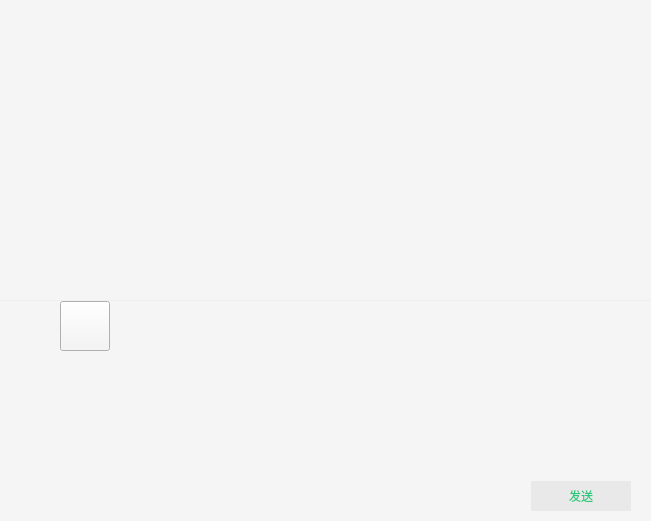
<?xml version="1.0" encoding="UTF-8"?>
<ui version="4.0">
 <class>Chat_windows</class>
 <widget class="QWidget" name="Chat_windows">
  <property name="geometry">
   <rect>
    <x>0</x>
    <y>0</y>
    <width>651</width>
    <height>521</height>
   </rect>
  </property>
  <property name="windowTitle">
   <string>Form</string>
  </property>
  <layout class="QGridLayout" name="gridLayout_2">
   <property name="leftMargin">
    <number>0</number>
   </property>
   <property name="topMargin">
    <number>0</number>
   </property>
   <property name="rightMargin">
    <number>0</number>
   </property>
   <property name="bottomMargin">
    <number>0</number>
   </property>
   <property name="horizontalSpacing">
    <number>0</number>
   </property>
   <property name="verticalSpacing">
    <number>1</number>
   </property>
   <item row="0" column="0">
    <widget class="QListWidget" name="listWidget">
     <property name="styleSheet">
      <string notr="true">border:none;
background-color: rgb(245,245,245);
</string>
     </property>
    </widget>
   </item>
   <item row="1" column="0">
    <widget class="QWidget" name="widget_2" native="true">
     <property name="minimumSize">
      <size>
       <width>0</width>
       <height>220</height>
      </size>
     </property>
     <property name="maximumSize">
      <size>
       <width>16777215</width>
       <height>220</height>
      </size>
     </property>
     <property name="styleSheet">
      <string notr="true">background-color: rgb(245,245,245);</string>
     </property>
     <layout class="QGridLayout" name="gridLayout">
      <property name="leftMargin">
       <number>0</number>
      </property>
      <property name="topMargin">
       <number>0</number>
      </property>
      <property name="rightMargin">
       <number>0</number>
      </property>
      <property name="bottomMargin">
       <number>0</number>
      </property>
      <property name="spacing">
       <number>0</number>
      </property>
      <item row="0" column="0" colspan="2">
       <widget class="QWidget" name="widget_3" native="true">
        <property name="minimumSize">
         <size>
          <width>0</width>
          <height>50</height>
         </size>
        </property>
        <property name="maximumSize">
         <size>
          <width>16777215</width>
          <height>50</height>
         </size>
        </property>
        <property name="styleSheet">
         <string notr="true">background-color: rgb(245,245,245);</string>
        </property>
        <layout class="QGridLayout" name="gridLayout_4">
         <property name="leftMargin">
          <number>10</number>
         </property>
         <property name="topMargin">
          <number>0</number>
         </property>
         <property name="rightMargin">
          <number>0</number>
         </property>
         <property name="bottomMargin">
          <number>0</number>
         </property>
         <property name="spacing">
          <number>0</number>
         </property>
         <item row="0" column="0">
          <widget class="QPushButton" name="emoji">
           <property name="minimumSize">
            <size>
             <width>50</width>
             <height>50</height>
            </size>
           </property>
           <property name="maximumSize">
            <size>
             <width>50</width>
             <height>50</height>
            </size>
           </property>
           <property name="styleSheet">
            <string notr="true">QPushButton#emoji{
border:none;
}
QPushButton#emoji:hover{
background-color: rgb(208, 208, 208);
border:none;
}
QPushiButton#emoji:pressed{
background-color: rgb(157, 157, 157);
border:none;
}</string>
           </property>
           <property name="text">
            <string/>
           </property>
          </widget>
         </item>
         <item row="0" column="1">
          <widget class="QPushButton" name="send_file">
           <property name="minimumSize">
            <size>
             <width>50</width>
             <height>50</height>
            </size>
           </property>
           <property name="maximumSize">
            <size>
             <width>50</width>
             <height>50</height>
            </size>
           </property>
           <property name="styleSheet">
            <string notr="true">QPushButton#send_file{
border:none;
}
QPushButton#send_file:hover{
background-color: rgb(208, 208, 208);
border:none;
}
QPushiButton#send_file:pressed{
background-color: rgb(157, 157, 157);
border:none;
}</string>
           </property>
           <property name="text">
            <string/>
           </property>
          </widget>
         </item>
         <item row="0" column="2">
          <widget class="QPushButton" name="send_img">
           <property name="minimumSize">
            <size>
             <width>50</width>
             <height>50</height>
            </size>
           </property>
           <property name="maximumSize">
            <size>
             <width>50</width>
             <height>50</height>
            </size>
           </property>
           <property name="styleSheet">
            <string notr="true">QPushButton#send_img{
border:none;
}
QPushButton#send_img:hover{
background-color: rgb(208, 208, 208);
border:none;
}
QPushiButton#send_img:pressed{
background-color: rgb(157, 157, 157);
border:none;
}</string>
           </property>
           <property name="text">
            <string/>
           </property>
          </widget>
         </item>
         <item row="0" column="3">
          <widget class="QPushButton" name="prtsc">
           <property name="minimumSize">
            <size>
             <width>50</width>
             <height>50</height>
            </size>
           </property>
           <property name="maximumSize">
            <size>
             <width>50</width>
             <height>50</height>
            </size>
           </property>
           <property name="styleSheet">
            <string notr="true">QPushButton#prtsc{
border:none;
}
QPushButton#prtsc:hover{
background-color: rgb(208, 208, 208);
border:none;
}
QPushiButton#prtsc:pressed{
background-color: rgb(157, 157, 157);
border:none;
}</string>
           </property>
           <property name="text">
            <string/>
           </property>
          </widget>
         </item>
         <item row="0" column="4">
          <spacer name="horizontalSpacer_2">
           <property name="orientation">
            <enum>Qt::Horizontal</enum>
           </property>
           <property name="sizeHint" stdset="0">
            <size>
             <width>40</width>
             <height>20</height>
            </size>
           </property>
          </spacer>
         </item>
        </layout>
       </widget>
      </item>
      <item row="2" column="0" colspan="2">
       <widget class="QWidget" name="widget" native="true">
        <property name="minimumSize">
         <size>
          <width>0</width>
          <height>50</height>
         </size>
        </property>
        <property name="maximumSize">
         <size>
          <width>16777215</width>
          <height>50</height>
         </size>
        </property>
        <property name="styleSheet">
         <string notr="true">QWidget#widget{background-color: rgb(245,245,245);}
</string>
        </property>
        <layout class="QGridLayout" name="gridLayout_3">
         <property name="leftMargin">
          <number>0</number>
         </property>
         <property name="topMargin">
          <number>5</number>
         </property>
         <property name="rightMargin">
          <number>20</number>
         </property>
         <property name="bottomMargin">
          <number>5</number>
         </property>
         <property name="spacing">
          <number>0</number>
         </property>
         <item row="0" column="0">
          <spacer name="horizontalSpacer">
           <property name="orientation">
            <enum>Qt::Horizontal</enum>
           </property>
           <property name="sizeHint" stdset="0">
            <size>
             <width>40</width>
             <height>20</height>
            </size>
           </property>
          </spacer>
         </item>
         <item row="0" column="1">
          <widget class="QPushButton" name="Send">
           <property name="minimumSize">
            <size>
             <width>100</width>
             <height>30</height>
            </size>
           </property>
           <property name="maximumSize">
            <size>
             <width>100</width>
             <height>30</height>
            </size>
           </property>
           <property name="styleSheet">
            <string notr="true">QPushButton#Send{
font: 11pt &quot;幼圆&quot;;
color:rgb(40,199,123);
background-color: rgb(233,233,233);
border:none;
}
QPushButton#Send:hover{
background-color: rgb(183, 183, 183);
}</string>
           </property>
           <property name="text">
            <string>发送</string>
           </property>
          </widget>
         </item>
        </layout>
       </widget>
      </item>
      <item row="1" column="0">
       <spacer name="horizontalSpacer_3">
        <property name="orientation">
         <enum>Qt::Horizontal</enum>
        </property>
        <property name="sizeType">
         <enum>QSizePolicy::Fixed</enum>
        </property>
        <property name="sizeHint" stdset="0">
         <size>
          <width>15</width>
          <height>20</height>
         </size>
        </property>
       </spacer>
      </item>
      <item row="1" column="1">
       <widget class="QTextEdit" name="textEdit">
        <property name="font">
         <font>
          <family>微软雅黑 Light</family>
          <pointsize>10</pointsize>
         </font>
        </property>
        <property name="styleSheet">
         <string notr="true">border:none;
background-color: rgb(245,245,245);
left-margin: 10px;</string>
        </property>
       </widget>
      </item>
     </layout>
    </widget>
   </item>
  </layout>
 </widget>
 <resources/>
 <connections/>
</ui>
